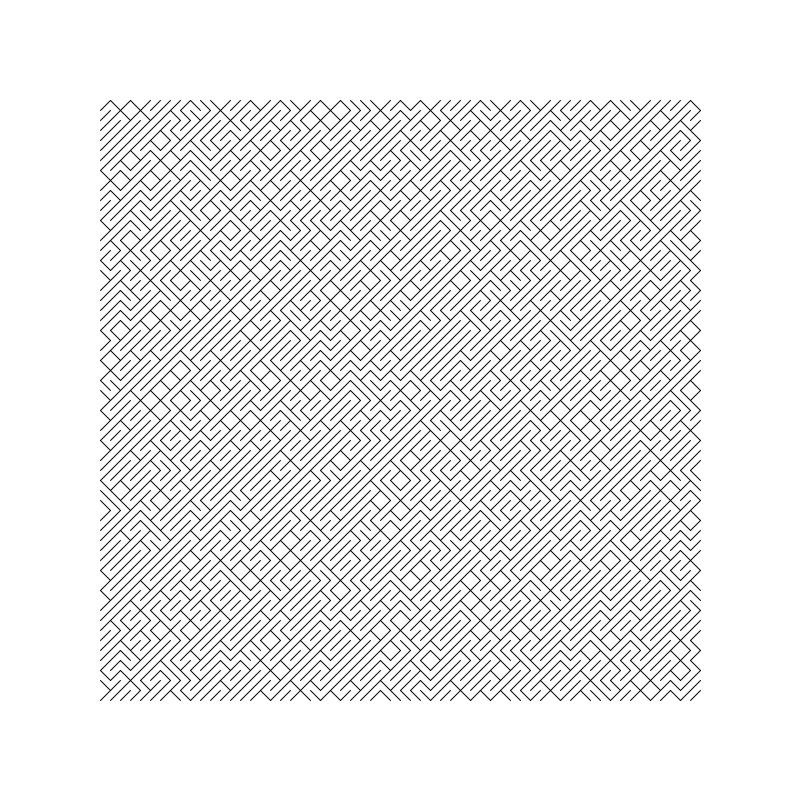
Frame 1 (no input)
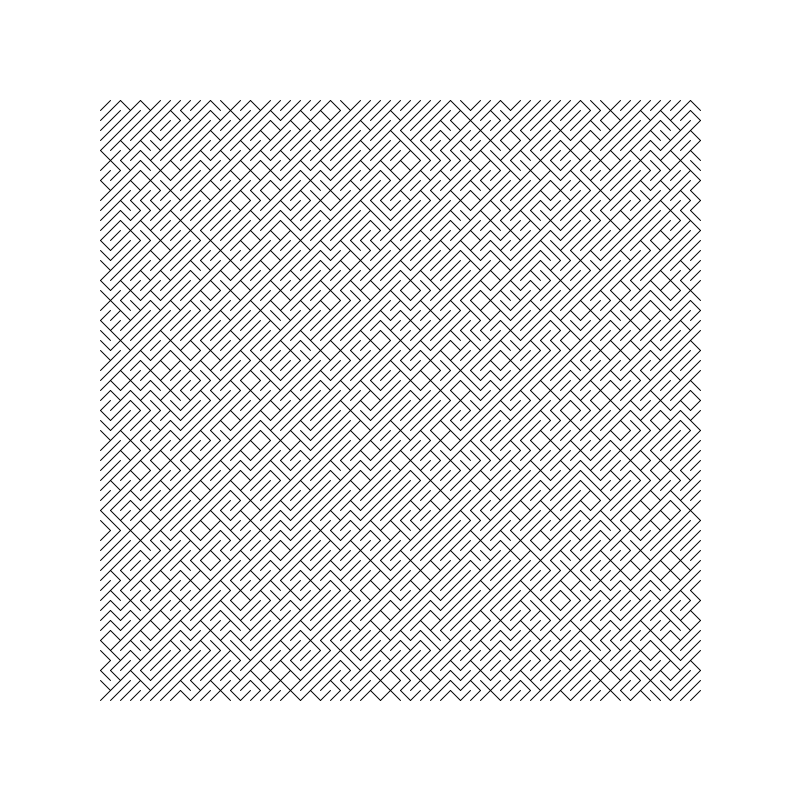
Frame 2 (the mouse pressed at the canvas centre, redrawn once)

The Processing sketch that drew these frames (run headless with seeded random() and noise(); the mouse was pressed at the canvas centre and the sketch redrawn once):

// Processing sketch: generative19
// ── generative19.pde
import java.util.UUID;

float WIDTH = 800;
float HEIGHT = 800;
int MARGIN = 100;
int OBJ_WIDTH = 100;
int OBJ_HEIGHT = 100;
float s = (WIDTH - (MARGIN * 2)) / 60;
float odds = 0.3;

void setup() {
  size(800,800);
  noFill();
  smooth(2);
  pixelDensity(displayDensity());
  noLoop();
}

void draw() {
  background(255);
  translate(MARGIN,MARGIN);
  for (int y = 0; y < HEIGHT-MARGIN-MARGIN; y += s) {
    for (int x = 0; x < WIDTH-MARGIN-MARGIN; x += s) {
      // Random forward or backward slash
      if (random(0,1) < odds) {
        line(x, y, x + s, y + s);
      } else {
        line(x + s, y, x, y + s);
      }
    }
  }
}

void mousePressed() {
  if (mouseButton == LEFT) {
    redraw();
  } 
}

void keyPressed () {
  if (key == RETURN || key == ENTER) {
    String uuid = UUID.randomUUID().toString();
    save(uuid + ".tif");
  }
}
